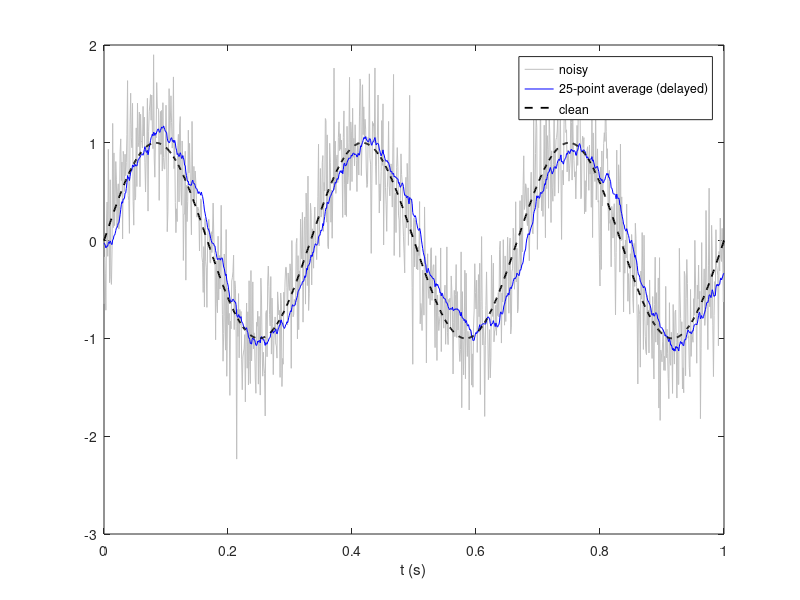

Recreate this plot in MATLAB.
% Day 097 · Signal Processing 2: Designing and Applying Filters — A moving-average filter with core filter
% Run: open this file in MATLAB and press Run (or type example_1 in the Command Window)

rng(2);
t = 0:0.001:1;
clean = sin(2*pi*3*t);
x = clean + 0.4*randn(size(t));
for n = [5 25 75]
    y = filter(ones(1, n)/n, 1, x);
    err = sqrt(mean((y(200:end) - clean(200 - floor(n/2):end - floor(n/2))).^2));
    fprintf('Moving average of %2d points: RMS error %.3f (after removing the delay)\n', n, err);
end
y = filter(ones(1, 25)/25, 1, x);
plot(t, x, 'Color', [0.75 0.75 0.75]); hold on
plot(t, y, 'b', t, clean, 'k--', 'LineWidth', 1.3); hold off
legend('noisy', '25-point average (delayed)', 'clean'); xlabel('t (s)')
